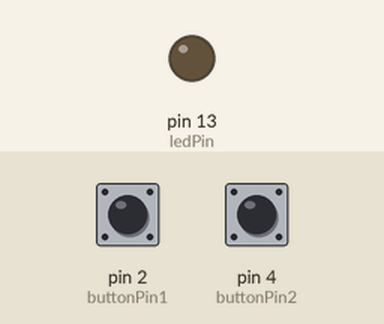
Recording of a sketch running on a simulated Arduino Uno, built with avr-gcc and run on an emulated ATmega328P. Parts: output pins drawn as LEDs (lit = HIGH). Inputs (shaded band) come from the test bench; at power-on: pin 2 (buttonPin1) HIGH, pin 4 (buttonPin2) HIGH.

Above: at 1.2 s.
1.3 s: pin 2 (buttonPin1) pulled LOW for 0.15 s
At 2.1 s:
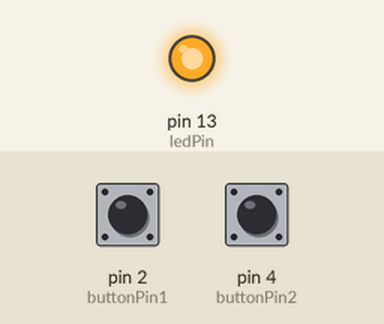
2.9 s: pin 4 (buttonPin2) pulled LOW for 0.15 s
At 3.8 s:
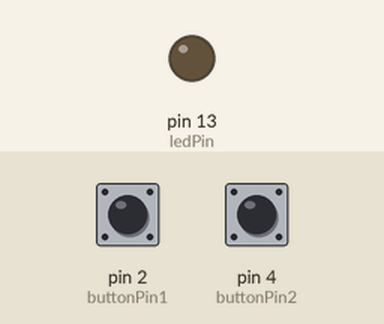
4.5 s: pin 2 (buttonPin1) pulled LOW for 1 s
At 5.8 s:
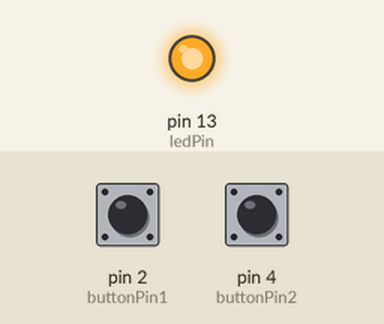
Timing chart, 0 to 7.5 s (numbered marks = the images above; inputs shaded):
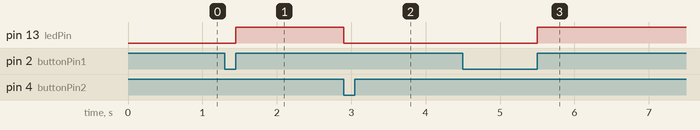

Measured:
- after the input at 1.3 s, pin 13 (ledPin): LOW → HIGH after 0.15 s
- after the input at 2.9 s, pin 13 (ledPin): HIGH → LOW at once
- after the input at 4.5 s, pin 13 (ledPin): LOW → HIGH after 1.0 s

The sketch:

led_pushbutton.ino
```cpp
const byte ledPin = 13;
const byte buttonPin1 = 2;
const byte buttonPin2 = 4;
void setup() {
 pinMode(ledPin, OUTPUT);
 pinMode(buttonPin1, INPUT_PULLUP);
 pinMode(buttonPin2, INPUT_PULLUP);
}

bool state = false;
void loop() {
      if(digitalRead(buttonPin1) == 0) {
      while (digitalRead(buttonPin1) == 0);
       digitalWrite(ledPin,1);
      }
       if(digitalRead(buttonPin2) == 0) {
      digitalWrite(ledPin, 0);
      }
}
```
